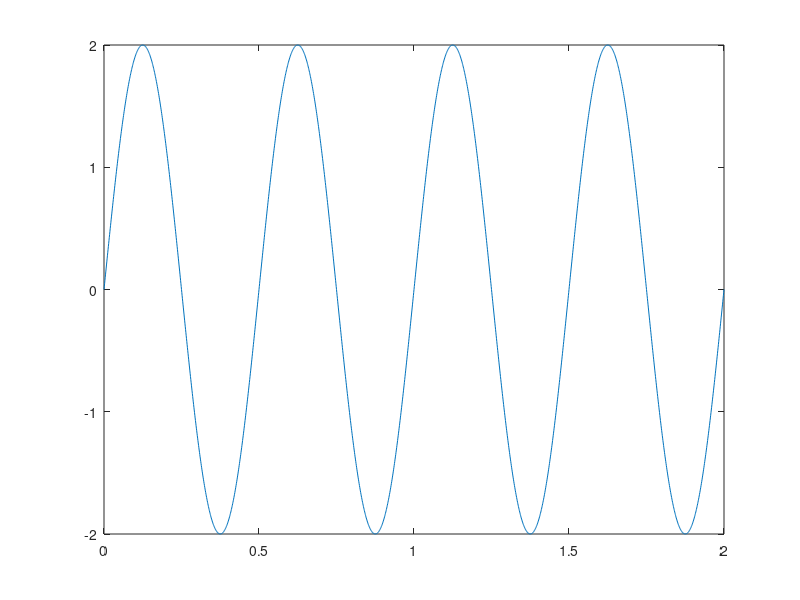
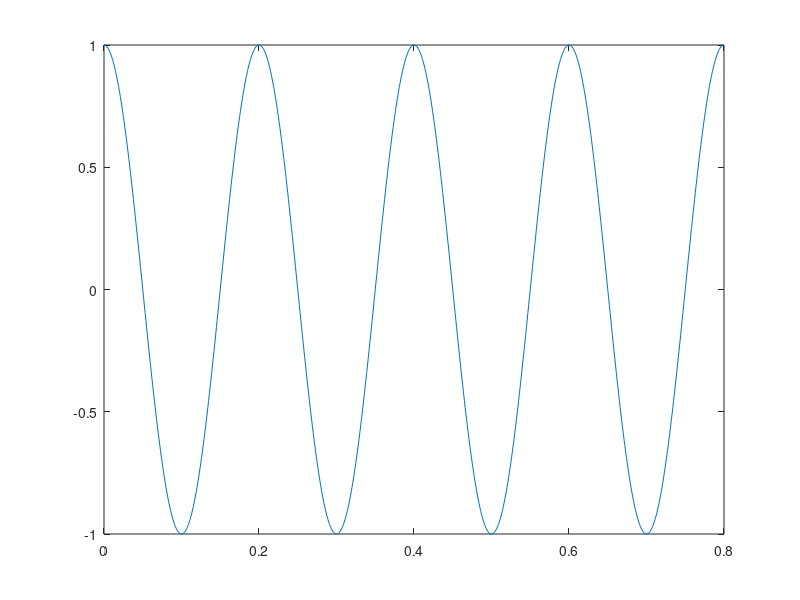
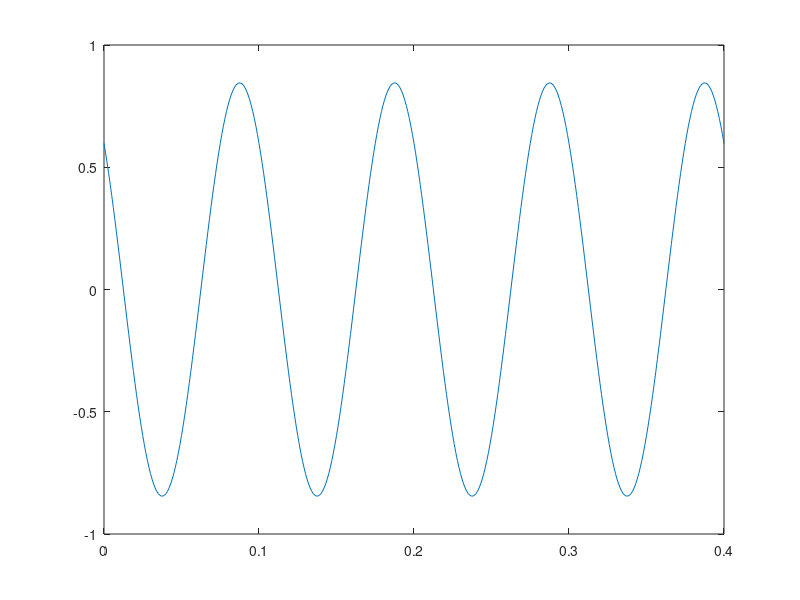
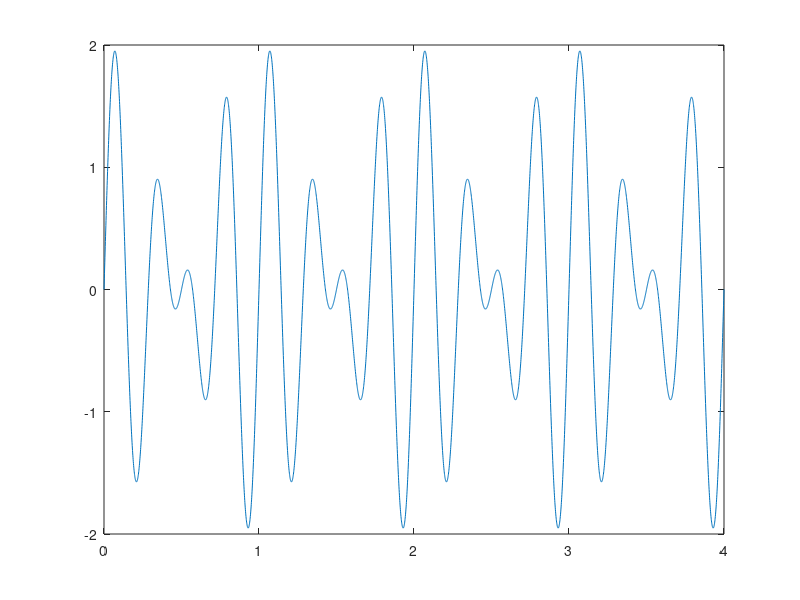

The MATLAB source for these figures, in order:
Ta = 0.001;

%a)
f = (4*pi)/(2*pi);
T = 1/f;

t = 0:Ta:4*T;
x = 2*sin(4*pi*t);

figure(1)
plot(t,x);

%b)
f = (10*pi)/(2*pi);
T = 1/f;

t = 0:Ta:4*T;
y = sin(10*pi*t + pi/2);

figure(2)
plot(t,y)

%c)
f = (20*pi)/(2*pi);
T = 1/f;

t = 0:Ta:4*T;
p = sin(20*pi*t + 70*pi/180) + sin(20*pi*t + 200*pi/180);

figure(3);
plot(t,p);

%d)
f = gcd((6*pi)/(2*pi),(8*pi)/(2*pi));
T = 1/f;

t = 0:Ta:4*T;
z = sin(6*pi*t) + sin(8*pi*t);

figure(4)
plot(t,z)

%e)
f = gcd((6*pi)/(2*pi),(8*pi)/(2*pi));
T = 1/f;

t = 0:Ta:4*T;
w = sin(6*pi*t) + sin(8*pi*t + 0.1);

figure(5);
plot(t,w);

%f)
f0 = (6*pi)/(2*pi);
f1 = (7*pi)/(2*pi);
f2 = (8*pi)/(2*pi);

mdc1 = gcd(10*f0,10*f1);
f = 1/10 * gcd(mdc1,10*f2);
T = 1/f;

t = 0:Ta:4*T;
q = sin(6*pi*t) + sin(7*pi*t) + sin(8*pi*t);

figure(6);
plot(t,q);







